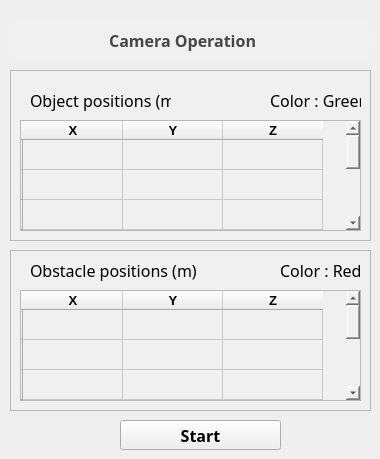
        <widget class="QWidget" name="pg_Calib">
         <widget class="QFrame" name="fr_Calib">
          <property name="geometry">
           <rect>
            <x>10</x>
            <y>20</y>
            <width>361</width>
            <height>40</height>
           </rect>
          </property>
          <property name="styleSheet">
           <string notr="true">background-color: rgb(240, 240, 240);
color: rgb(70, 70, 70);
border-radius:10px;</string>
          </property>
          <property name="frameShape">
           <enum>QFrame::StyledPanel</enum>
          </property>
          <property name="frameShadow">
           <enum>QFrame::Raised</enum>
          </property>
          <widget class="QLabel" name="label_92">
           <property name="geometry">
            <rect>
             <x>10</x>
             <y>10</y>
             <width>321</width>
             <height>21</height>
            </rect>
           </property>
           <property name="font">
            <font>
             <family>3DS Fonticon CID</family>
             <pointsize>12</pointsize>
             <weight>75</weight>
             <bold>true</bold>
            </font>
           </property>
           <property name="text">
            <string> Camera Operation</string>
           </property>
           <property name="alignment">
            <set>Qt::AlignCenter</set>
           </property>
          </widget>
         </widget>
         <widget class="QFrame" name="frame_33">
          <property name="geometry">
           <rect>
            <x>10</x>
            <y>70</y>
            <width>361</width>
            <height>171</height>
           </rect>
          </property>
          <property name="styleSheet">
           <string notr="true">background-color: rgb(240, 240, 240);</string>
          </property>
          <property name="frameShape">
           <enum>QFrame::StyledPanel</enum>
          </property>
          <property name="frameShadow">
           <enum>QFrame::Raised</enum>
          </property>
          <widget class="QLabel" name="label_7">
           <property name="geometry">
            <rect>
             <x>260</x>
             <y>20</y>
             <width>91</width>
             <height>21</height>
            </rect>
           </property>
           <property name="font">
            <font>
             <family>3ds</family>
             <pointsize>12</pointsize>
             <weight>50</weight>
             <italic>false</italic>
             <bold>false</bold>
            </font>
           </property>
           <property name="text">
            <string>Color : Green</string>
           </property>
          </widget>
          <widget class="QLabel" name="label_3">
           <property name="geometry">
            <rect>
             <x>20</x>
             <y>20</y>
             <width>141</width>
             <height>21</height>
            </rect>
           </property>
           <property name="font">
            <font>
             <family>3ds</family>
             <pointsize>12</pointsize>
             <weight>50</weight>
             <italic>false</italic>
             <bold>false</bold>
            </font>
           </property>
           <property name="text">
            <string>Object positions (m)</string>
           </property>
          </widget>
          <widget class="QTableWidget" name="tab_obj">
           <property name="geometry">
            <rect>
             <x>10</x>
             <y>50</y>
             <width>341</width>
             <height>111</height>
            </rect>
           </property>
           <property name="font">
            <font>
             <pointsize>12</pointsize>
            </font>
           </property>
           <property name="styleSheet">
            <string notr="true">background-color: rgb(240, 240, 240);</string>
           </property>
           <row>
            <property name="text">
             <string/>
            </property>
           </row>
           <row>
            <property name="text">
             <string/>
            </property>
           </row>
           <row>
            <property name="text">
             <string/>
            </property>
           </row>
           <row>
            <property name="text">
             <string/>
            </property>
           </row>
           <row>
            <property name="text">
             <string/>
            </property>
           </row>
           <row>
            <property name="text">
             <string/>
            </property>
           </row>
           <row>
            <property name="text">
             <string/>
            </property>
           </row>
           <column>
            <property name="text">
             <string>X</string>
            </property>
            <property name="font">
             <font>
              <pointsize>10</pointsize>
              <weight>75</weight>
              <bold>true</bold>
             </font>
            </property>
           </column>
           <column>
            <property name="text">
             <string>Y</string>
            </property>
            <property name="font">
             <font>
              <pointsize>10</pointsize>
              <weight>75</weight>
              <bold>true</bold>
             </font>
            </property>
           </column>
           <column>
            <property name="text">
             <string>Z</string>
            </property>
            <property name="font">
             <font>
              <pointsize>10</pointsize>
              <weight>75</weight>
              <bold>true</bold>
             </font>
            </property>
           </column>
          </widget>
         </widget>
         <widget class="QFrame" name="frame_34">
          <property name="geometry">
           <rect>
            <x>10</x>
            <y>250</y>
            <width>361</width>
            <height>161</height>
           </rect>
          </property>
          <property name="styleSheet">
           <string notr="true">background-color: rgb(240, 240, 240);</string>
          </property>
          <property name="frameShape">
           <enum>QFrame::StyledPanel</enum>
          </property>
          <property name="frameShadow">
           <enum>QFrame::Raised</enum>
          </property>
          <widget class="QLabel" name="label_8">
           <property name="geometry">
            <rect>
             <x>270</x>
             <y>10</y>
             <width>81</width>
             <height>21</height>
            </rect>
           </property>
           <property name="font">
            <font>
             <family>3ds</family>
             <pointsize>12</pointsize>
             <weight>50</weight>
             <italic>false</italic>
             <bold>false</bold>
            </font>
           </property>
           <property name="text">
            <string>Color : Red</string>
           </property>
          </widget>
          <widget class="QLabel" name="label_6">
           <property name="geometry">
            <rect>
             <x>20</x>
             <y>10</y>
             <width>171</width>
             <height>21</height>
            </rect>
           </property>
           <property name="font">
            <font>
             <family>3ds</family>
             <pointsize>12</pointsize>
             <weight>50</weight>
             <italic>false</italic>
             <bold>false</bold>
            </font>
           </property>
           <property name="text">
            <string>Obstacle positions (m)</string>
           </property>
          </widget>
          <widget class="QTableWidget" name="tab_obs">
           <property name="geometry">
            <rect>
             <x>10</x>
             <y>40</y>
             <width>341</width>
             <height>111</height>
            </rect>
           </property>
           <property name="font">
            <font>
             <pointsize>12</pointsize>
            </font>
           </property>
           <property name="styleSheet">
            <string notr="true">background-color: rgb(240, 240, 240);</string>
           </property>
           <row>
            <property name="text">
             <string/>
            </property>
           </row>
           <row>
            <property name="text">
             <string/>
            </property>
           </row>
           <row>
            <property name="text">
             <string/>
            </property>
           </row>
           <row>
            <property name="text">
             <string/>
            </property>
           </row>
           <row>
            <property name="text">
             <string/>
            </property>
           </row>
           <row>
            <property name="text">
             <string/>
            </property>
           </row>
           <row>
            <property name="text">
             <string/>
            </property>
           </row>
           <column>
            <property name="text">
             <string>X</string>
            </property>
            <property name="font">
             <font>
              <pointsize>10</pointsize>
              <weight>75</weight>
              <bold>true</bold>
             </font>
            </property>
           </column>
           <column>
            <property name="text">
             <string>Y</string>
            </property>
            <property name="font">
             <font>
              <pointsize>10</pointsize>
              <weight>75</weight>
              <bold>true</bold>
             </font>
            </property>
           </column>
           <column>
            <property name="text">
             <string>Z</string>
            </property>
            <property name="font">
             <font>
              <pointsize>10</pointsize>
              <weight>75</weight>
              <bold>true</bold>
             </font>
            </property>
           </column>
          </widget>
         </widget>
         <widget class="QPushButton" name="btn_start_cam">
          <property name="geometry">
           <rect>
            <x>120</x>
            <y>420</y>
            <width>161</width>
            <height>30</height>
           </rect>
          </property>
          <property name="font">
           <font>
            <family>3ds</family>
            <pointsize>12</pointsize>
            <weight>75</weight>
            <italic>false</italic>
            <bold>true</bold>
           </font>
          </property>
          <property name="text">
           <string>Start</string>
          </property>
         </widget>
        </widget>
